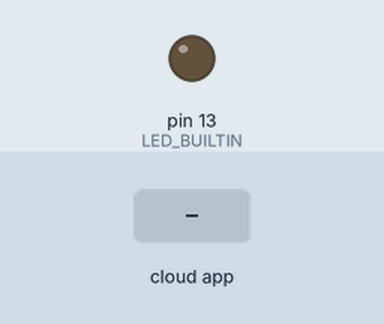
This sketch was run on a simulated Arduino Uno, built with avr-gcc and run on an emulated ATmega328P. On the bench: output pins drawn as LEDs (lit = HIGH). The inputs (shaded band) are chosen by the test bench. The ROS host is connected and sends only what is stated.

Above: at 1.2 s.
1.3 s: the phone or cloud app sets chatter to 45
At 2.0 s:
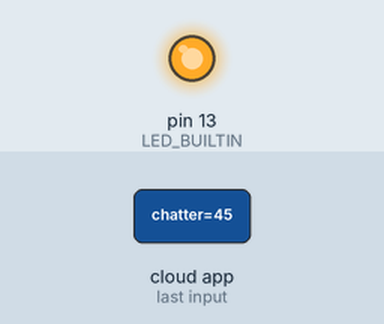
2.8 s: the phone or cloud app sets chatter to 0
At 3.5 s:
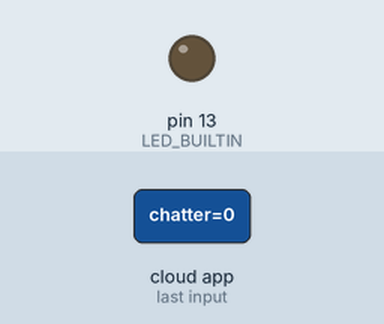
4.3 s: the phone or cloud app sets chatter to 90
At 5.4 s:
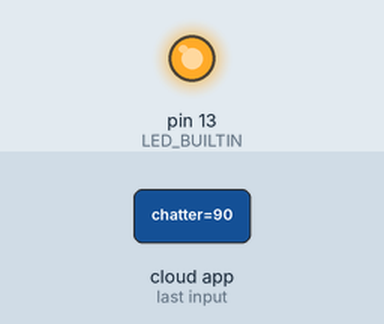
Timing chart, 0 to 7.3 s (numbered marks = the images above; inputs shaded):
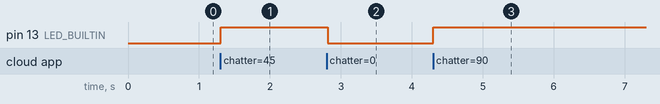

Measured:
- after the input at 1.3 s, pin 13 (LED_BUILTIN): LOW → HIGH at once
- after the input at 2.8 s, pin 13 (LED_BUILTIN): HIGH → LOW at once
- after the input at 4.3 s, pin 13 (LED_BUILTIN): LOW → HIGH at once

The sketch:

Blinktest.ino
```cpp
/*
 * rosserial Subscriber Example
 * Blinks an LED on callback
 */

#include <ros.h>
#include <std_msgs/UInt16.h>

ros::NodeHandle  nh;

void messageCb( const std_msgs::UInt16& LED){
  digitalWrite(LED_BUILTIN, LED.data);   // blink the led
}

ros::Subscriber<std_msgs::UInt16> sub("chatter", &messageCb );

void setup()
{
  pinMode(LED_BUILTIN, OUTPUT);
  nh.getHardware()->setBaud(115200);
  nh.initNode();
  nh.subscribe(sub);

}

void loop()
{
  nh.spinOnce();
  delay(20);
}
```
